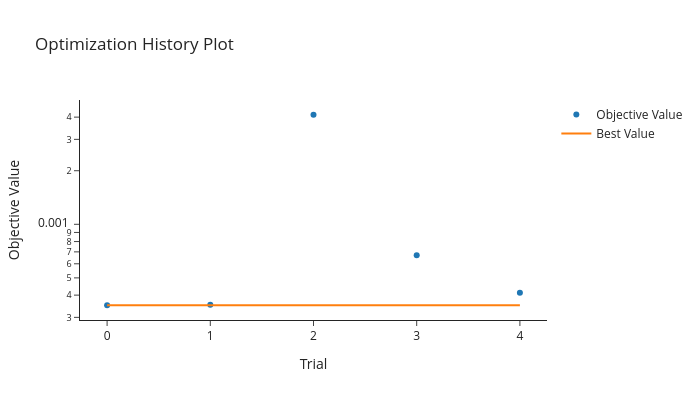

This figure's notebook cell:
### Markdown cell above
### Visualize Optimization Results

Let's analyze the impact of hyperparameters on the model's validation loss.

### Code cell
# Visualize optimization history
fig1 = plot_optimization_history(study)
fig1.update_layout(template='simple_white', height = 400, width = 700)
fig1.update_yaxes(type="log")
fig1.show()

### Figure 1 — Plotly figure (JSON) as saved in the notebook; plotly's stock layout.template omitted (floating-point values rounded to 4 significant figures)
{"data": [{"mode": "markers", "name": "Objective Value", "type": "scatter", "x": [0, 1, 2, 3, 4], "y": [0.0003509, 0.0003535, 0.004125, 0.0006692, 0.0004121]}, {"mode": "lines", "name": "Best Value", "type": "scatter", "x": [0, 1, 2, 3, 4], "y": [0.0003509, 0.0003509, 0.0003509, 0.0003509, 0.0003509]}, {"marker": {"color": "#cccccc"}, "mode": "markers", "name": "Infeasible Trial", "showlegend": false, "type": "scatter", "x": [], "y": []}], "layout": {"height": 400, "title": {"text": "Optimization History Plot"}, "width": 700, "xaxis": {"title": {"text": "Trial"}}, "yaxis": {"title": {"text": "Objective Value"}, "type": "log"}}}
